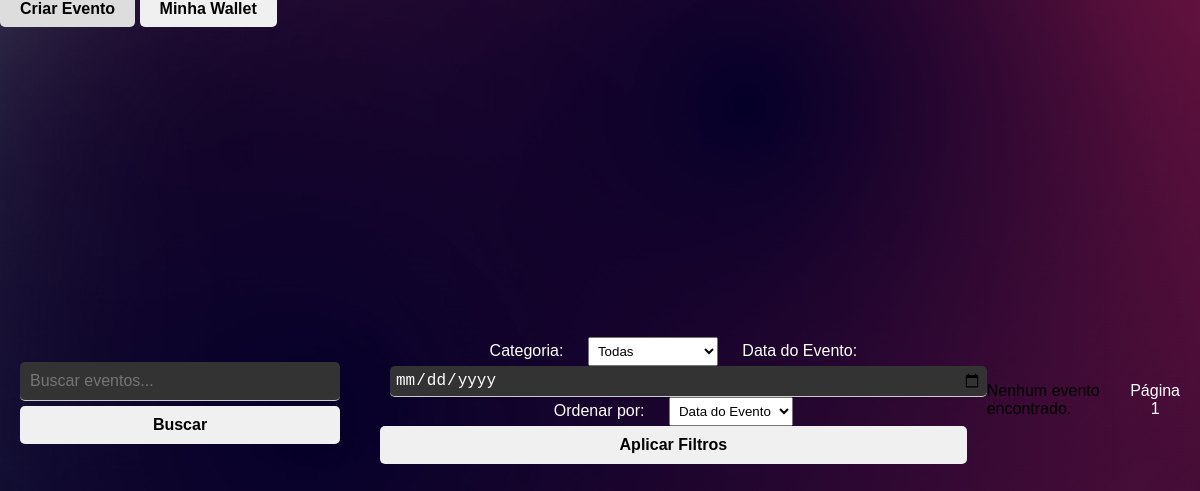
Before: /pesquisar_evento with the older database file.
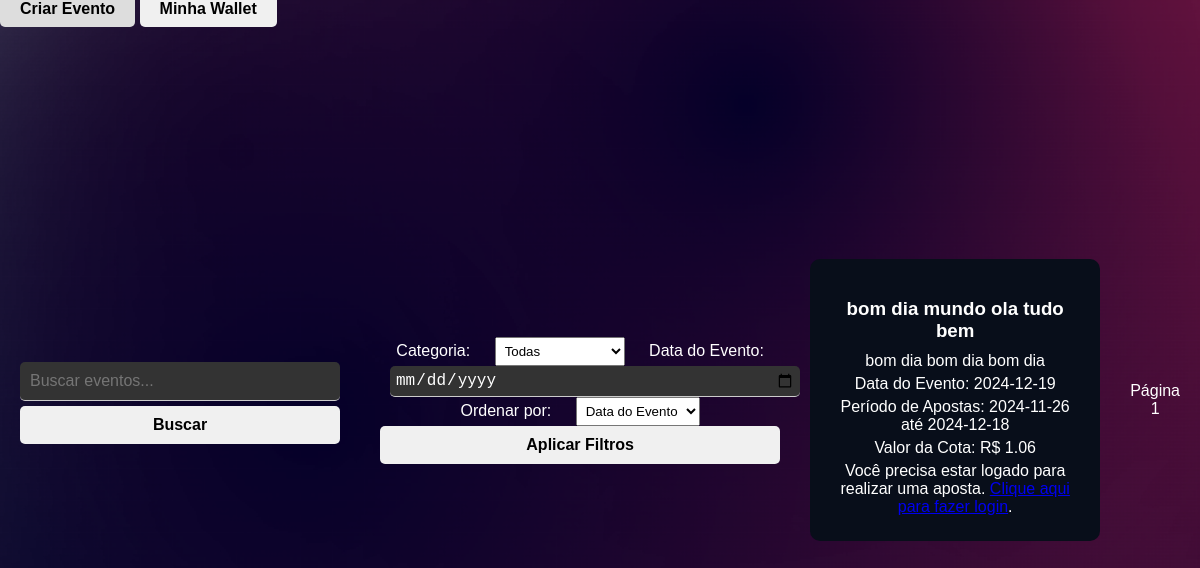
After: the same page with the newer database file.
### tables this page shows
CREATE TABLE eventos (
        id INTEGER PRIMARY KEY AUTOINCREMENT,
        titulo TEXT NOT NULL,
        descricao TEXT NOT NULL,
        valor_cota REAL NOT NULL CHECK (valor_cota >= 1.00),
        data_evento DATE NOT NULL,
        data_inicio_apostas DATE NOT NULL,
        data_fim_apostas DATE NOT NULL,
        status TEXT NOT NULL DEFAULT 'pendente',
        id_criador INTEGER NOT NULL,
        data_criacao TIMESTAMP DEFAULT CURRENT_TIMESTAMP,
        FOREIGN KEY (id_criador) REFERENCES usuarios(id) ON DELETE CASCADE
    );

### app.py (the view)
@app.route('/pesquisar_evento', methods=['GET'])
def pesquisar_evento():
    query = request.args.get('query', '')
    categoria_id = request.args.get('categoria', '')
    data = request.args.get('data', '')
    ordenacao = request.args.get('ordenacao', '')
    page = int(request.args.get('page', 1))
    per_page = 10
    offset = (page - 1) * per_page
    conn = sqlite3.connect(database_path)
    cursor = conn.cursor()
    sql = '''
        SELECT DISTINCT eventos.*
        FROM eventos
        LEFT JOIN eventos_categorias ON eventos.id = eventos_categorias.id_evento
        WHERE eventos.status = 'aprovado'
        AND eventos.data_evento >= date('now')

    '''
    params = []
    if query:
        sql += ' AND (eventos.titulo LIKE ? OR eventos.descricao LIKE ?)'
        params.extend(['%' + query + '%', '%' + query + '%'])
    if categoria_id:
        sql += ' AND eventos_categorias.id_categoria = ?'
        params.append(categoria_id)
    if data:
        sql += ' AND eventos.data_evento = ?'
        params.append(data)
    if ordenacao:
        if ordenacao == 'popularidade':
            sql += ' ORDER BY (SELECT COUNT(*) FROM apostas WHERE apostas.id_evento = eventos.id) DESC'
        elif ordenacao == 'valor_cota':
            sql += ' ORDER BY eventos.valor_cota DESC'
        else:
            sql += ' ORDER BY eventos.data_evento ASC'
    else:
        sql += ' ORDER BY eventos.data_evento ASC'
    sql += ' LIMIT ? OFFSET ?'
    params.extend([per_page, offset])
    cursor.execute(sql, params)
    eventos = cursor.fetchall()
    cursor.execute('SELECT * FROM categorias_eventos')
    categorias = cursor.fetchall()
    conn.close()
    return render_template('pesquisar_evento.html', eventos=eventos, query=query, categorias=categorias,
                           categoria_id=categoria_id, data=data, ordenacao=ordenacao, page=page, per_page=per_page)

### templates/pesquisar_evento.html (shortened to what this page needs)
<!DOCTYPE html>
<html lang="pt-BR">
<head>
    <link rel="stylesheet" href="{{ url_for('static', filename='css/styles.css') }}">
</head>
<body>
    <div class="top-bar">
        <a href="{{ url_for('criar_evento') }}" class="wallet-button">Criar Evento</a>
        <a href="{{ url_for('gerenciar_carteira') }}" class="wallet-button">Minha Wallet</a>
    </div>
    <div class="search-container">
        <form action="{{ url_for('pesquisar_evento') }}" method="GET" target="_blank">
            <input type="text" name="query" placeholder="Buscar eventos..." value="{{ query }}" required>
            <button type="submit">Buscar</button>
        </form>
    </div>
    <div class="filters-container">
        <form action="{{ url_for('pesquisar_evento') }}" method="GET">
            <label for="categoria">Categoria:</label>
            <select name="categoria" id="categoria">
                <option value="">Todas</option>
            </select>
            <label for="data">Data do Evento:</label>
            <input type="date" name="data" id="data" value="{{ data }}">
            <label for="ordenacao">Ordenar por:</label>
            <select name="ordenacao" id="ordenacao">
                <option value="data" {% if ordenacao == 'data' or ordenacao == '' %}selected{% endif %}>Data do Evento</option>
            </select>
            <button type="submit">Aplicar Filtros</button>
        </form>
    </div>
    <div class="eventos-container">
        {% if eventos %}
            {% for evento in eventos %}
                <div class="evento-card">
                    <h3>{{ evento[1] }}</h3>
                    <p>{{ evento[2] }}</p>
                    <p>Data do Evento: {{ evento[4] }}</p>
                    <p>Período de Apostas: {{ evento[5] }} até {{ evento[6] }}</p>
                    <p>Valor da Cota: R$ {{ '{:.2f}'.format(evento[3]) }}</p>
                    {% if session.get('logged_in') %}
                        <button onclick="openModal('{{ evento[0] }}', '{{ evento[1] }}', 'sim')">Apostar Sim</button>
                        <button onclick="openModal('{{ evento[0] }}', '{{ evento[1] }}', 'nao')">Apostar Não</button>
                    {% else %}
                        <p>Você precisa estar logado para realizar uma aposta. <a href="{{ url_for('login') }}">Clique aqui para fazer login</a>.</p>
                    {% endif %}
                </div>
            {% endfor %}
        {% else %}
            <p>Nenhum evento encontrado.</p>
        {% endif %}
    </div>
    <div class="pagination">
        <span>Página {{ page }}</span>
    </div>
</body>
</html>

Changed rows visible on the page:
added eventos: titulo "bom dia mundo ola tudo bem", descricao "bom dia bom dia bom dia", data_evento "2024-12-19", data_inicio_apostas "2024-11-26", data_fim_apostas "2024-12-18", valor_cota "1.06"
Other visible differences:
text no longer shown: "Nenhum evento encontrado."
